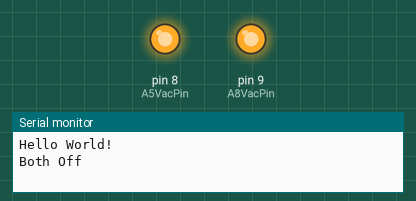
This sketch was run on a simulated Arduino Uno, built with avr-gcc and run on an emulated ATmega328P. Parts: output pins drawn as LEDs (lit = HIGH), the last lines printed to the serial monitor.

Above: at 1.2 s.
At 3.7 s:
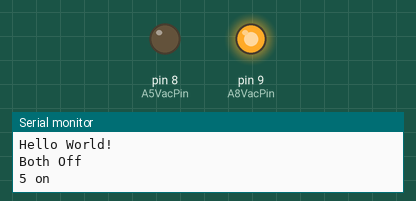
At 6.2 s:
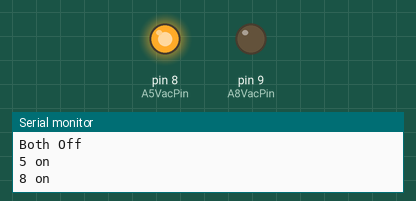
At 8.7 s:
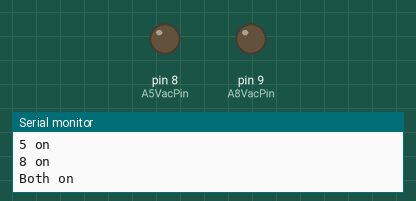
Timing chart, 0 to 13.0 s (numbered marks = the images above):
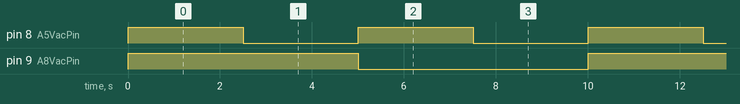

Measured:
- by itself, pin 8 (A5VacPin): alternates HIGH for 2.5 s and LOW for 2.5 s
- by itself, pin 9 (A8VacPin): alternates HIGH for 5.0 s and LOW for 5.0 s
- by itself, everything shown: repeats every 10.0 s, in 4 steps

The sketch:

RelayExample.ino
```cpp
// Script to test relay

// Pins
int A5VacPin = 8;
int A8VacPin = 9;

// Status
bool A5Vac;
bool A8Vac;

// Delay time
int dt = 2500;


void setup() {
  // put your setup code here, to run once:
  Serial.begin(9600);
  Serial.println("Hello World!");

  // Define pins
  pinMode(A5VacPin, OUTPUT);
  pinMode(A8VacPin, OUTPUT);

  // Switch off
  VacControl( 5 , false );
  VacControl( 8 , false );
}

void loop() {
  // Both off
  Serial.println("Both Off");
  VacControl( 5 , false );
  VacControl( 8 , false );
  delay(dt);

  // A5 on
  Serial.println("5 on");
  VacControl( 5 , true );
  VacControl( 8 , false );
  delay(dt);

  // A8 on
  Serial.println("8 on");
  VacControl( 5 , false );
  VacControl( 8 , true );
  delay(dt);

  // Both on
  Serial.println("Both on");
  VacControl( 5 , true );
  VacControl( 8 , true );
  delay(dt);

}


void VacControl( int axis , bool mode ) {

  switch (axis) {
    case 5:
      if (mode) {
        A5Vac = true;
        digitalWrite(A5VacPin, LOW);
      }
      else {
        A5Vac = false;
        digitalWrite(A5VacPin, HIGH);
      }
      break;
    case 8:
      if (mode) {
        A8Vac = true;
        digitalWrite(A8VacPin, LOW);
      }
      else {
        A8Vac = false;
        digitalWrite(A8VacPin, HIGH);
      }
      break;
  }
}
```
